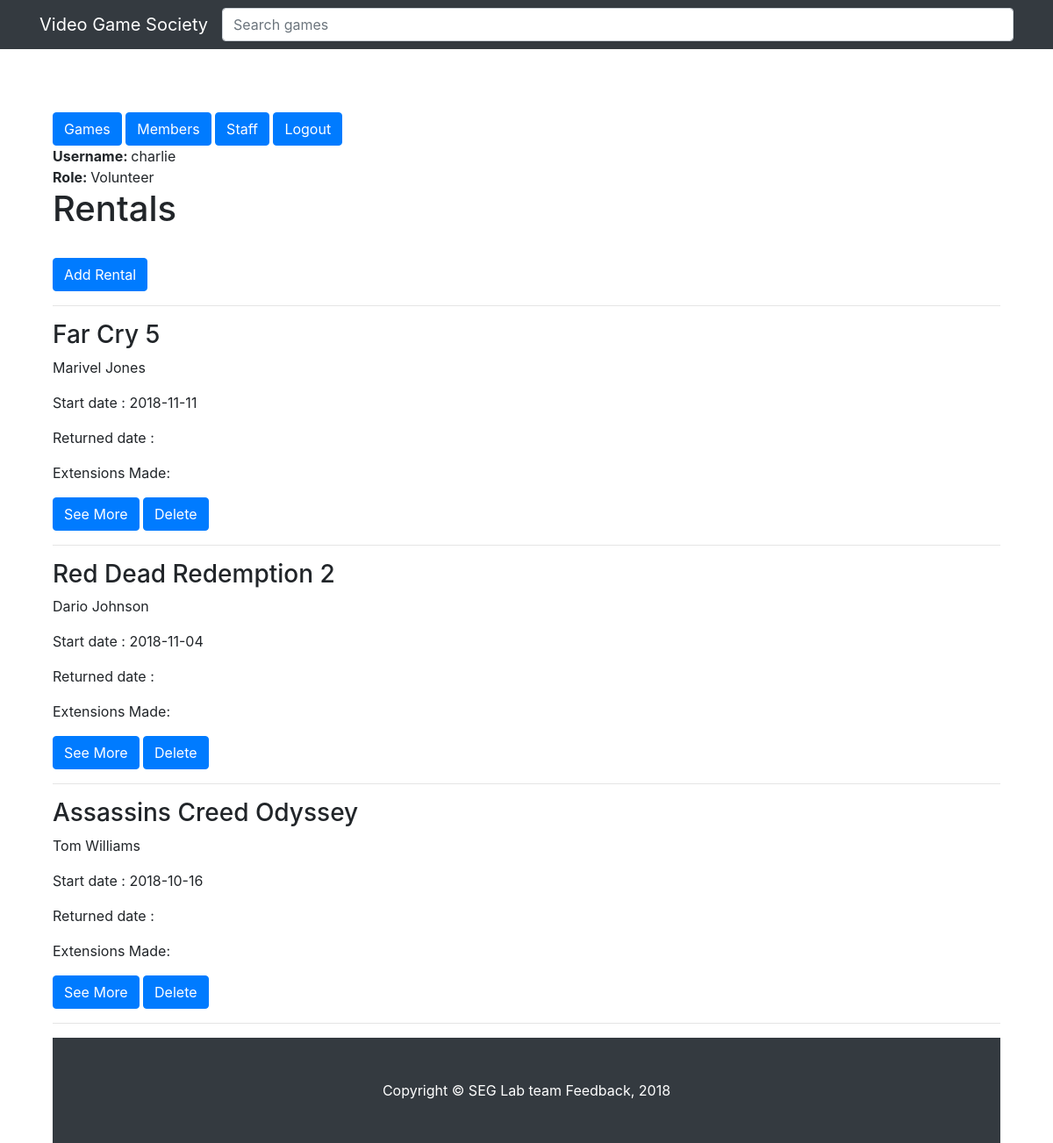
/public/rentals/index.php (signed in), run on the app's committed database.
### tables this page shows
CREATE TABLE Rentals(
                      Rental_ID      INT     NOT NULL AUTO_INCREMENT,
                      Member_ID      INT,
                      Game_ID        INT,
                      Start_Date     DATE    NOT NULL,
                      Returned_Date  DATE,
                      Extension_Made BOOLEAN NOT NULL,

                      PRIMARY KEY (Rental_ID),
                      FOREIGN KEY (Member_ID) REFERENCES Members (Member_ID) ON DELETE CASCADE ON UPDATE CASCADE,
                      FOREIGN KEY (Game_ID) REFERENCES Games (Game_ID) ON DELETE CASCADE ON UPDATE CASCADE

);

CREATE TABLE Games(
                    Game_ID      INT         NOT NULL AUTO_INCREMENT,
                    Title        VARCHAR(32) NOT NULL,
                    Genre        VARCHAR(32),
                    Release_Year DATE        NOT NULL,
                    Description  VARCHAR(1024),
                    FormatOfGame VARCHAR(9),
                    Value        INT         NOT NULL,
                    isAvailable  BOOLEAN     NOT NULL,

                    PRIMARY KEY (Game_ID)

);

CREATE TABLE Members(
                      Member_ID       INT         NOT NULL AUTO_INCREMENT,
                      Name            VARCHAR(64) NOT NULL,
                      Tel             VARCHAR(15),
                      Email           VARCHAR(254),
                      Extensions_Made INT         NOT NULL,

                      PRIMARY KEY (Member_ID)
);

### private/db_functions.php (called while the page is built, shortened)
<?php
    function find_all_rentals() {
        global $db;
        $sql = "SELECT Rentals.Rental_ID, Games.Title, Members.Name, Rentals.Start_Date, Rentals.Returned_Date, Rentals.Extension_Made ";
        $sql .="FROM Rentals,Members, Games ";
        $sql .="WHERE Games.Game_ID = Rentals.Game_ID AND Members.Member_ID = Rentals.Member_ID";
        $result = mysqli_query($db, $sql);
    return $result;
  }
?>

### private/functions.php (called while the page is built, shortened)
<?php
function url_for($script_path) {
  if($script_path[0] != '/') {
    $script_path = "/" . $script_path;
  }
  return WWW_ROOT . $script_path;
}
function u($string="") {
  return urlencode($string);
}
function h($string="") {
  return htmlspecialchars($string);
}
?>

### public/rentals/index.php (the view, shortened to what this page needs)
<?php include(SHARED_PATH . '/header.php'); ?>
    <h1>Rentals</h1>
     <div class="actions">
     <br>
        <a class="btn btn-primary" href="./new.php">Add Rental</a>
    </div>
    <hr/>
    <?php  $result = find_all_rentals();    ?>
    <?php while($rental = mysqli_fetch_assoc($result)){ ?>
      <div class="row">
        <div class="col-md-6">
          <h3><?php echo h($rental['Title']); ?></h3>
          <p><?php echo h($rental['Name']) ?></p>
          <p>Start date : <?php echo h($rental['Start_Date']) ?></p>
          <p>Returned date : <?php echo h($rental['Returned_Date']) ?></p>
          <p>Extensions Made: <?php echo h($member['Extensions_Made']) ?></p>
          <a class="btn btn-primary" href="<?php echo url_for('./games/show.php?id=' . h(u($rental['Rental_ID']))); ?>"> See More</a>
          <a class="btn btn-primary" href="<?php echo url_for('./rentals/delete.php?id=' . h(u($rental['Rental_ID']))); ?>">Delete</a>
        </div>
      </div>
    <hr/>
    <?php }?>
<?php include(SHARED_PATH . '/footer.php'); ?>

### public/css/gameList.css (style rules this page uses)
body { padding-top: 54px; }
@media (min-width: 992px) { body { padding-top: 56px; } }

### private/shared/header.php (style rules this page uses)
body { width:90%; margin: 0 auto; }

### data on the page
rentals: Game_ID.Title "Far Cry 5", Member_ID.Name "Marivel Jones", Start_Date "2018-11-11"
rentals: Game_ID.Title "Red Dead Redemption 2", Member_ID.Name "Dario Johnson", Start_Date "2018-11-04"
rentals: Game_ID.Title "Assassins Creed Odyssey", Member_ID.Name "Tom Williams", Start_Date "2018-10-16"

### other printed values
$_SESSION['username'] "charlie"
$_SESSION['role'] "Volunteer"
